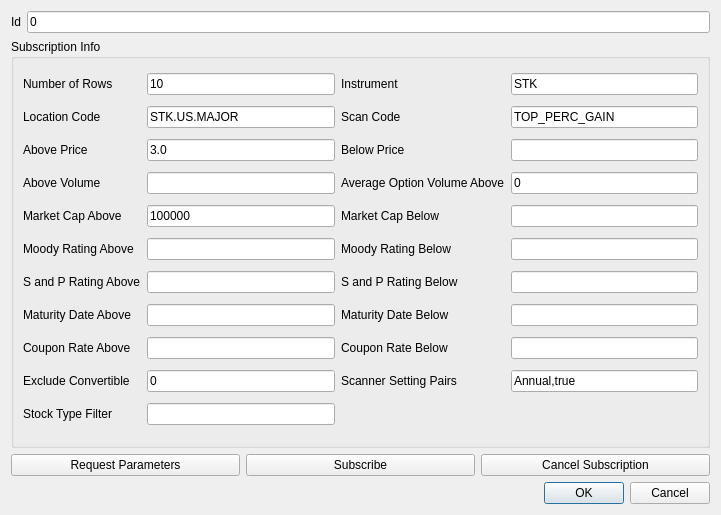
<?xml version="1.0" encoding="UTF-8"?>
<ui version="4.0">
 <class>MarketScanner</class>
 <widget class="QWidget" name="MarketScanner">
  <property name="geometry">
   <rect>
    <x>0</x>
    <y>0</y>
    <width>721</width>
    <height>515</height>
   </rect>
  </property>
  <property name="windowTitle">
   <string>Dialog</string>
  </property>
  <layout class="QVBoxLayout" name="verticalLayout">
   <item>
    <layout class="QHBoxLayout" name="horizontalLayout">
     <item>
      <widget class="QLabel" name="label">
       <property name="text">
        <string>Id</string>
       </property>
      </widget>
     </item>
     <item>
      <widget class="QLineEdit" name="lineEdit">
       <property name="text">
        <string>0</string>
       </property>
      </widget>
     </item>
    </layout>
   </item>
   <item>
    <widget class="QGroupBox" name="groupBox">
     <property name="title">
      <string>Subscription Info</string>
     </property>
     <layout class="QGridLayout" name="gridLayout">
      <item row="12" column="2">
       <widget class="QLineEdit" name="lineEdit_14"/>
      </item>
      <item row="20" column="2">
       <widget class="QLineEdit" name="lineEdit_22"/>
      </item>
      <item row="6" column="0">
       <widget class="QLabel" name="label_8">
        <property name="text">
         <string>Above Volume</string>
        </property>
       </widget>
      </item>
      <item row="4" column="0">
       <widget class="QLabel" name="label_6">
        <property name="text">
         <string>Above Price</string>
        </property>
       </widget>
      </item>
      <item row="2" column="0">
       <widget class="QLabel" name="label_4">
        <property name="text">
         <string>Location Code</string>
        </property>
       </widget>
      </item>
      <item row="16" column="0">
       <widget class="QLabel" name="label_21">
        <property name="text">
         <string>Coupon Rate Above</string>
        </property>
       </widget>
      </item>
      <item row="2" column="2">
       <widget class="QLineEdit" name="lineEdit_4">
        <property name="text">
         <string>STK.US.MAJOR</string>
        </property>
       </widget>
      </item>
      <item row="12" column="0">
       <widget class="QLabel" name="label_16">
        <property name="text">
         <string>S and P Rating Above</string>
        </property>
       </widget>
      </item>
      <item row="14" column="2">
       <widget class="QLineEdit" name="lineEdit_16"/>
      </item>
      <item row="6" column="2">
       <widget class="QLineEdit" name="lineEdit_8"/>
      </item>
      <item row="18" column="0">
       <widget class="QLabel" name="label_19">
        <property name="text">
         <string>Exclude Convertible</string>
        </property>
       </widget>
      </item>
      <item row="16" column="2">
       <widget class="QLineEdit" name="lineEdit_18"/>
      </item>
      <item row="14" column="0">
       <widget class="QLabel" name="label_18">
        <property name="text">
         <string>Maturity Date Above</string>
        </property>
       </widget>
      </item>
      <item row="0" column="2">
       <widget class="QLineEdit" name="lineEdit_2">
        <property name="text">
         <string>10</string>
        </property>
       </widget>
      </item>
      <item row="10" column="0">
       <widget class="QLabel" name="label_12">
        <property name="text">
         <string>Moody Rating Above</string>
        </property>
       </widget>
      </item>
      <item row="18" column="2">
       <widget class="QLineEdit" name="lineEdit_20">
        <property name="text">
         <string>0</string>
        </property>
       </widget>
      </item>
      <item row="20" column="0">
       <widget class="QLabel" name="label_22">
        <property name="text">
         <string>Stock Type Filter</string>
        </property>
       </widget>
      </item>
      <item row="0" column="0">
       <widget class="QLabel" name="label_2">
        <property name="text">
         <string>Number of Rows</string>
        </property>
       </widget>
      </item>
      <item row="10" column="4">
       <widget class="QLineEdit" name="lineEdit_13"/>
      </item>
      <item row="10" column="3">
       <widget class="QLabel" name="label_14">
        <property name="text">
         <string>Moody Rating Below</string>
        </property>
       </widget>
      </item>
      <item row="10" column="2">
       <widget class="QLineEdit" name="lineEdit_12"/>
      </item>
      <item row="8" column="0">
       <widget class="QLabel" name="label_10">
        <property name="text">
         <string>Market Cap Above</string>
        </property>
       </widget>
      </item>
      <item row="8" column="2">
       <widget class="QLineEdit" name="lineEdit_11">
        <property name="text">
         <string>100000</string>
        </property>
       </widget>
      </item>
      <item row="4" column="2">
       <widget class="QLineEdit" name="lineEdit_6">
        <property name="text">
         <string>3.0</string>
        </property>
       </widget>
      </item>
      <item row="0" column="4">
       <widget class="QLineEdit" name="lineEdit_3">
        <property name="text">
         <string>STK</string>
        </property>
       </widget>
      </item>
      <item row="12" column="4">
       <widget class="QLineEdit" name="lineEdit_15"/>
      </item>
      <item row="4" column="4">
       <widget class="QLineEdit" name="lineEdit_7"/>
      </item>
      <item row="2" column="3">
       <widget class="QLabel" name="label_5">
        <property name="text">
         <string>Scan Code</string>
        </property>
       </widget>
      </item>
      <item row="2" column="4">
       <widget class="QLineEdit" name="lineEdit_5">
        <property name="text">
         <string>TOP_PERC_GAIN</string>
        </property>
       </widget>
      </item>
      <item row="0" column="3">
       <widget class="QLabel" name="label_3">
        <property name="text">
         <string>Instrument</string>
        </property>
       </widget>
      </item>
      <item row="12" column="3">
       <widget class="QLabel" name="label_17">
        <property name="text">
         <string>S and P Rating Below</string>
        </property>
       </widget>
      </item>
      <item row="4" column="3">
       <widget class="QLabel" name="label_7">
        <property name="text">
         <string>Below Price</string>
        </property>
       </widget>
      </item>
      <item row="6" column="4">
       <widget class="QLineEdit" name="lineEdit_9">
        <property name="text">
         <string>0</string>
        </property>
       </widget>
      </item>
      <item row="6" column="3">
       <widget class="QLabel" name="label_9">
        <property name="text">
         <string>Average Option Volume Above</string>
        </property>
       </widget>
      </item>
      <item row="8" column="4">
       <widget class="QLineEdit" name="lineEdit_10"/>
      </item>
      <item row="8" column="3">
       <widget class="QLabel" name="label_11">
        <property name="text">
         <string>Market Cap Below</string>
        </property>
       </widget>
      </item>
      <item row="14" column="3">
       <widget class="QLabel" name="label_15">
        <property name="text">
         <string>Maturity Date Below</string>
        </property>
       </widget>
      </item>
      <item row="14" column="4">
       <widget class="QLineEdit" name="lineEdit_17"/>
      </item>
      <item row="16" column="3">
       <widget class="QLabel" name="label_20">
        <property name="text">
         <string>Coupon Rate Below</string>
        </property>
       </widget>
      </item>
      <item row="16" column="4">
       <widget class="QLineEdit" name="lineEdit_19"/>
      </item>
      <item row="18" column="3">
       <widget class="QLabel" name="label_13">
        <property name="text">
         <string>Scanner Setting Pairs</string>
        </property>
       </widget>
      </item>
      <item row="18" column="4">
       <widget class="QLineEdit" name="lineEdit_21">
        <property name="text">
         <string>Annual,true</string>
        </property>
       </widget>
      </item>
     </layout>
    </widget>
   </item>
   <item>
    <layout class="QHBoxLayout" name="horizontalLayout_2">
     <item>
      <widget class="QPushButton" name="pushButton">
       <property name="text">
        <string>Request Parameters</string>
       </property>
      </widget>
     </item>
     <item>
      <widget class="QPushButton" name="pushButton_2">
       <property name="text">
        <string>Subscribe</string>
       </property>
      </widget>
     </item>
     <item>
      <widget class="QPushButton" name="pushButton_3">
       <property name="text">
        <string>Cancel Subscription</string>
       </property>
      </widget>
     </item>
    </layout>
   </item>
   <item>
    <widget class="QDialogButtonBox" name="buttonBox">
     <property name="orientation">
      <enum>Qt::Horizontal</enum>
     </property>
     <property name="standardButtons">
      <set>QDialogButtonBox::Cancel|QDialogButtonBox::Ok</set>
     </property>
    </widget>
   </item>
  </layout>
 </widget>
 <resources/>
 <connections>
  <connection>
   <sender>buttonBox</sender>
   <signal>accepted()</signal>
   <receiver>MarketScanner</receiver>
   <slot>accept()</slot>
   <hints>
    <hint type="sourcelabel">
     <x>248</x>
     <y>254</y>
    </hint>
    <hint type="destinationlabel">
     <x>157</x>
     <y>274</y>
    </hint>
   </hints>
  </connection>
  <connection>
   <sender>buttonBox</sender>
   <signal>rejected()</signal>
   <receiver>MarketScanner</receiver>
   <slot>reject()</slot>
   <hints>
    <hint type="sourcelabel">
     <x>316</x>
     <y>260</y>
    </hint>
    <hint type="destinationlabel">
     <x>286</x>
     <y>274</y>
    </hint>
   </hints>
  </connection>
 </connections>
</ui>
